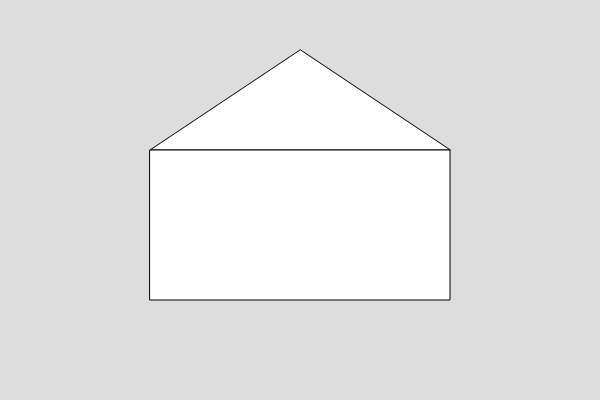
Frame 1 (no input)
Frame 60 (no input): identical to frame 1, image omitted
Frame 120 (the mouse pressed at the canvas centre since frame 60): identical to frame 1, image omitted

The p5.js sketch that drew this single still picture (run headless with seeded random() and noise() and a simulated clock; from frame 60 on, the mouse is pressed at the canvas centre):

// p5.js sketch
// ── sketch.js
function setup() {
  createCanvas(600, 400);
}

function draw() {
  background(220);
  strokeWeight(1);
  triangle(300, 50, 150, 150, 450, 150);
  quad(150, 150, 450, 150, 450, 300, 150, 300);
}
